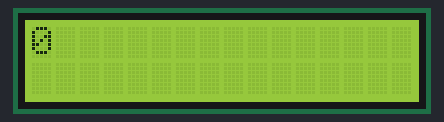
This sketch was run on a simulated Arduino Uno, built with avr-gcc and run on an emulated ATmega328P. Parts: 16×2 character LCD.

Above: at 0.18 s.
At 1.19 s:
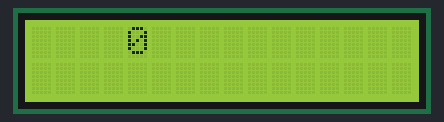
At 2.2 s:
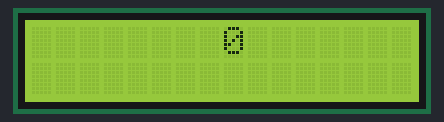
At 4.48 s:
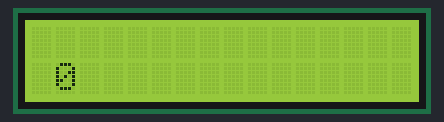
At 6.5 s:
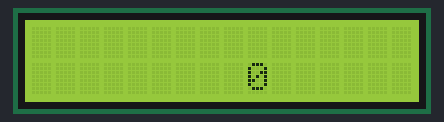
At 8.77 s:
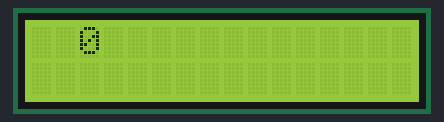

Measured:
- by itself, everything shown: repeats every 8.1 s, in 32 steps

The sketch:

display.ino
```cpp
#include <LiquidCrystal.h>

LiquidCrystal lcd(8,9,4,5,6,7);
int i = 0;
int a = 0; // COLUMNA
int b = 0; // FILA
void setup() {
  lcd.begin(16,2);
}

void loop() {
  lcd.setCursor(a , b);
  lcd.print(i);
  delay(250);
  a++;
  if(a >= 16)
  {
    a = 0;
    b = 1 - b;
  }
  if(b == 1 && a == 16) //RESETEA
  {
    a = 0;
    b = 0;
  }
  lcd.clear();
}
```
